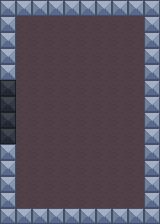

A level layout from a 2D game, rendered from its tile map. Below: a short description, then the map file with tile-grid data replaced by summaries:
An orthogonal 10x14 tile map with 16x16 px tiles, 3 tile layers (loc2, background, walls), 3 tilesets.

<map version="1.4" tiledversion="1.4.2" orientation="orthogonal" renderorder="right-down" width="10" height="14" tilewidth="16" tileheight="16" infinite="0" nextlayerid="4" nextobjectid="1">
 <tileset firstgid="1" source="full tilemap.tsx" />
 <tileset firstgid="73" name="full tilemap2" tilewidth="16" tileheight="16" tilecount="72" columns="9">
  <image source="full tilemap2.png" width="144" height="128" />
 </tileset>
 <tileset firstgid="145" name="layer3" tilewidth="16" tileheight="16" tilecount="3" columns="3">
  <image source="layer3.png" width="48" height="16" />
 </tileset>
 <layer id="3" name="loc2" width="10" height="14">
  <data>[140 cells, 140 non-empty, 3 distinct tile ids]</data>
 </layer>
 <layer id="1" name="background" width="10" height="14">
  <data>[140 cells, 120 non-empty, 2 distinct tile ids]</data>
 </layer>
 <layer id="2" name="walls" width="10" height="14">
  <data>[140 cells, 40 non-empty, 1 distinct tile ids]</data>
 </layer>
</map>
